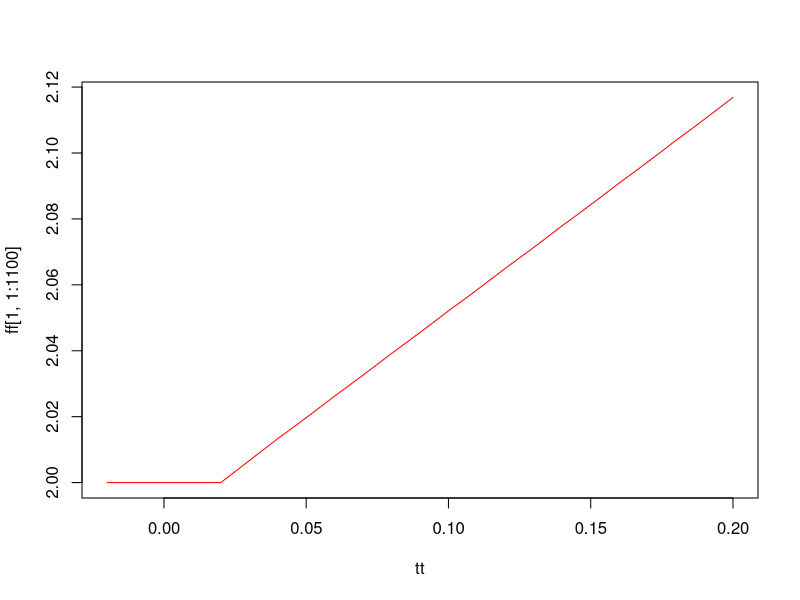

Source code (R):
Resuelve <- function(vali=c(0,0)){
   x1 = vali

   del = .001
   epsi=1

   t = seq(0,40,del)
   np = length(t)
   x = matrix(rep(0, 2*np), nrow=2)

   x[,1] = x1
   for (i in 2:np){
      x2 = x1 + del* c(epsi*x1[1] * (1 - x1[1]^2/3) - x1[2], x1[1])
      x[,i] = x2
      x1 = x2
   }
   res = list(t=t, v=x[1,])
}

Integral <- function(del, f){
  np = 100
  epsi = 1
  x = matrix(rep(0, 2*np), nrow=2)

  x[,1] = f[,np]
  x1 = x[,1]

  for (i in 2:np){
    x2 = x1 - del * c(epsi * f[1,i-1] * (1 - f[1,i-1] * f[1,i-1]/3) - f[2,np], f[1,np])  
    x[,i] = x2
    x1 = x2
  }
  ret = x
}

np = 100

tao=.02

t = seq(-1*tao,0,length.out = np)

del = t[2] - t[1]

f = matrix(rep(c(2,0),2*np), nrow=2)
ff = f
tt = t

niter=10

for (i in 1:niter){
  t = t+tao
  x = Integral(del, f)
  ff = cbind(ff, x)
  tt = cbind(tt, t)
  f = x
}

r = Resuelve(c(2,0))

#plot(r$t, r$v, type='l')

print(length(tt))
print(dim(ff))

plot(tt, ff[1,1:1100], type='l', col='red')




